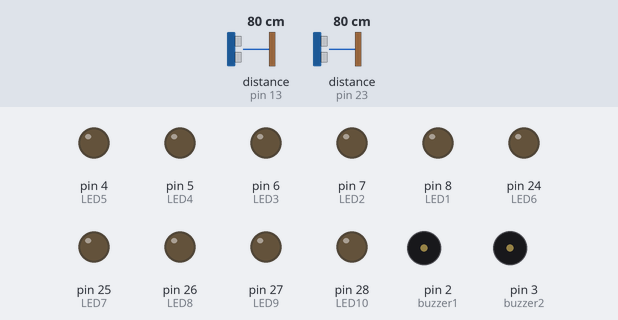
This sketch was run on a simulated Arduino Mega 2560, built with avr-gcc and run on an emulated ATmega2560. Parts: output pins drawn as LEDs (lit = HIGH), buzzer (waves = sounding, pin HIGH). Wiring (inferred from the names in the program): 2 × ultrasonic range finder: trigger pin 12, echo pin 13 / trigger pin 22, echo pin 23. Dashed ring = blinking. Inputs (shaded band) come from the test bench; at power-on: distance to the obstacle (sensors on pin 13, pin 23) 80 cm. The echo pulse lasts 58.3 µs per cm; pins used as bus, display or sensor lines are not drawn.

Above: at 1.2 s.
1.3 s: distance to the obstacle (sensor on pin 13) set to 54 cm
2.8 s: distance to the obstacle (sensor on pin 13) set to 47 cm
At 3.0 s:
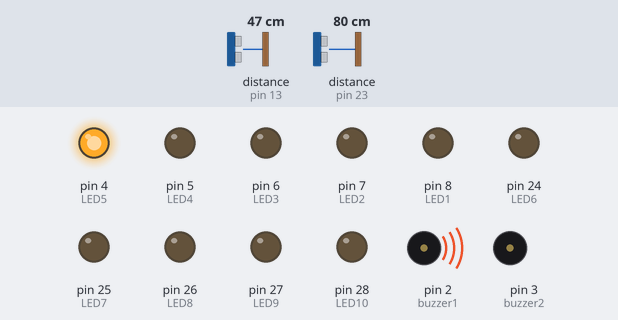
5.8 s: distance to the obstacle (sensor on pin 23) set to 56 cm
8.8 s: distance to the obstacle (sensor on pin 23) set to 45 cm
At 10.27 s:
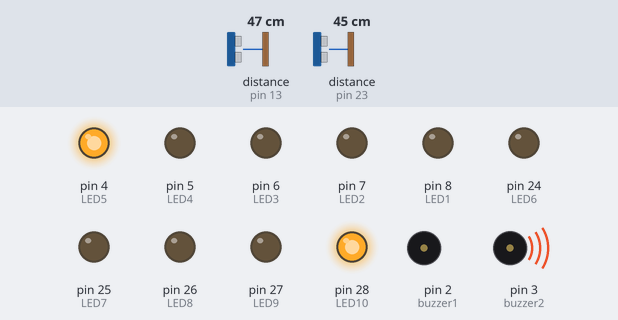
11.8 s: distance to the obstacle (sensor on pin 13) set to 36 cm
At 13.28 s:
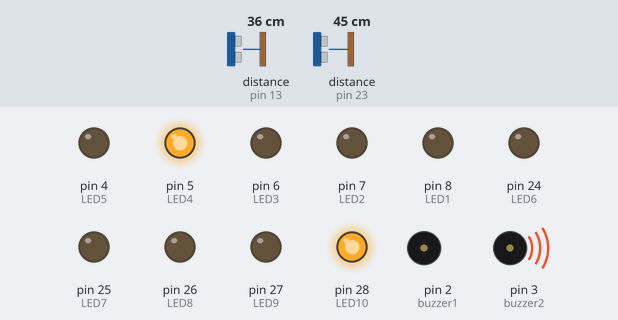
14.8 s: distance to the obstacle (sensor on pin 23) set to 2 cm
At 15.44 s:
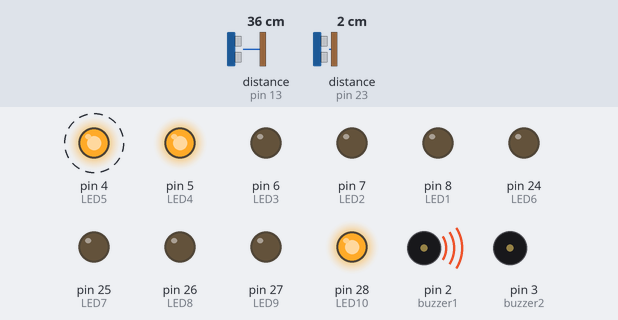
Timing chart, 0 to 18.8 s (numbered marks = the images above; inputs shaded):
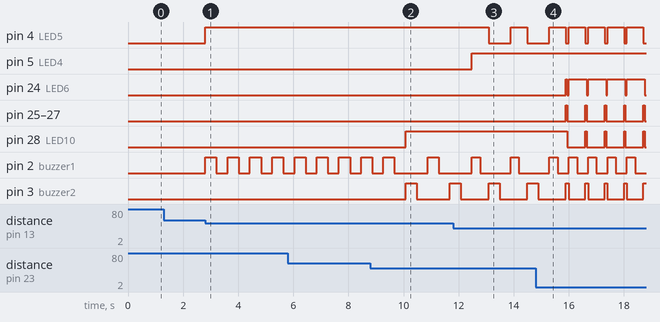

Measured:
- the behaviour switches between 51 and 50 cm on distance to the obstacle (sensor on pin 13) (found by bisection; images 0 and 1)
- the behaviour switches between 51 and 50 cm on distance to the obstacle (sensor on pin 23) (found by bisection; images 1 and 2)
- the behaviour switches between 41 and 40 cm on distance to the obstacle (sensor on pin 13) (found by bisection; images 2 and 3)
- after the input at 1.3 s, every drawn part: stays the same
- after the input at 2.8 s, pin 4 (LED5): LOW → HIGH at once; pin 2 (buzzer1): alternates HIGH for 0.40 s and LOW for 0.41 s, starting at once
- after the input at 8.8 s, pin 28 (LED10): LOW → HIGH after 1.3 s; pin 3 (buzzer2): LOW → HIGH after 1.3 s, → LOW 0.40 s later, → HIGH 1.2 s later
- after the input at 11.8 s, pin 4 (LED5): HIGH → LOW after 1.3 s, → HIGH 0.81 s later, → LOW 0.60 s later; pin 5 (LED4): LOW → HIGH after 0.68 s
- after the input at 14.8 s, pin 4 (LED5): alternates HIGH for 0.60 s and LOW for 0.10 s, starting after 1.2 s; pin 24 (LED6): LOW → HIGH after 1.1 s, then repeats every 0.70 s: LOW 0.05 s, HIGH 0.65 s

The sketch:

project.ino
```cpp
// All the constants are declared here

const int trig = 12; // This is the trigger port for ultrasonic sensor 1
const int echo = 13; // This is the echo port for ultrasonic sensor 1

const int trig2 = 22; // This is the trigger port for ultrasonic sensor 2
const int echo2 = 23; // This is the echo port for ultrasonic sensor 2

const int buzzer1 = 2; // This is the port for buzzer for ultrasonic sensor 1
const int buzzer2 = 3; // This is the port for buzzer for ultrasonic sensor 2

const int LED1 = 8; // This is LED 1 port for ultrasonic sensor 1
const int LED2 = 7; // This is LED 2 port for ultrasonic sensor 1
const int LED3 = 6; // This is LED 3 port for ultrasonic sensor 1
const int LED4 = 5; // This is LED 4 port for ultrasonic sensor 1
const int LED5 = 4; // This is LED 5 port for ultrasonic sensor 1

const int LED6 = 24; // This is LED 1 port for ultrasonic sensor 2
const int LED7 = 25; // This is LED 2 port for ultrasonic sensor 2
const int LED8 = 26; // This is LED 3 port for ultrasonic sensor 2
const int LED9 = 27; // This is LED 4 port for ultrasonic sensor 2
const int LED10 = 28; // This is LED 5 port for ultrasonic sensor 2

int distance = 0; // This is used to store the distance of the object from ultrasonic sensor 1

int distance2 = 0; // This is used to store the distance of the object from ultrasonic sensor 2

void setup() // This method is used to do the initial setup
{
  // The trigger and echo ports are initialized for ultrasonic sensor 1
  pinMode(trig , OUTPUT);
  pinMode(echo , INPUT);

  // The trigger and echo ports are initialized for ultrasonic sensor 2
  pinMode(trig2 , OUTPUT);
  pinMode(echo2 , INPUT);

  pinMode(buzzer1,OUTPUT); // The buzzer for ultrasonic sensor 1 is initialized
  pinMode(buzzer2,OUTPUT); // The buzzer for ultrasonic sensor 2 is initialized

  // The LEDs for ultrasonic sensor 1 is initialized
  pinMode(LED1 , OUTPUT);
  pinMode(LED2 , OUTPUT);
  pinMode(LED3 , OUTPUT);
  pinMode(LED4 , OUTPUT);
  pinMode(LED5 , OUTPUT);

  // The LEDs for ultrasonic sensor 2 is initialized
  pinMode(LED6 , OUTPUT);
  pinMode(LED7 , OUTPUT);
  pinMode(LED8 , OUTPUT);
  pinMode(LED9 , OUTPUT);
  pinMode(LED10 , OUTPUT);

  Serial.begin(9600); // A connection is being setup with the sensors and microcontroller

}

void loop()
{
    // This is used to store the distance of the object from ultrasonic sensor 1
    distance = measure(trig, echo);
    // This is used to store the distance of the object from ultrasonic sensor 2
    distance2 = measure(trig2, echo2);

  // These conditions and codes are for ultrasonic sensor 1
  // This if-else statement is used to generate the alert when a object is closest
  if ( distance <= 10){
    digitalWrite(buzzer1,HIGH); // Buzzer is set active
    // The LEDs are lighted up
    digitalWrite(LED1, HIGH);
    digitalWrite(LED2, HIGH);
    digitalWrite(LED3, HIGH);
    digitalWrite(LED4, HIGH);
    digitalWrite(LED5, HIGH);
    delay(50); // A short delay to show constant LED blinking and generate high beeping frequency
    // The LEDs are turned off
    digitalWrite(LED1, LOW);
    digitalWrite(LED2, LOW);
    digitalWrite(LED3, LOW);
    digitalWrite(LED4, LOW);
    digitalWrite(LED5, LOW);
    delay(50); // A short delay to show constant LED blinking and generate high beeping frequency
    // The LEDs are lighted up
    digitalWrite(LED1, HIGH);
    digitalWrite(LED2, HIGH);
    digitalWrite(LED3, HIGH);
    digitalWrite(LED4, HIGH);
    digitalWrite(LED5, HIGH);
  }
  else
  {
    // The LEDs are turned off
    digitalWrite(LED1, LOW);
    digitalWrite(LED2, LOW);
    digitalWrite(LED3, LOW);
    digitalWrite(LED4, LOW);
    digitalWrite(LED5, LOW);
    digitalWrite(buzzer1,LOW); // Buzzer is turned off
  }

  // This if-else statement is used to generate the alert when a object is a little bit far
  if ( distance <= 20 && distance > 10)
  {
    // The LEDs are lighted up
    digitalWrite(LED2, HIGH);
    digitalWrite(LED3, HIGH);
    digitalWrite(LED4, HIGH);
    digitalWrite(LED5, HIGH);
    digitalWrite(buzzer1,HIGH); // Buzzer is set active
    delay(100); // A delay to get desired beeping frequency
    digitalWrite(buzzer1,LOW); // Buzzer is turned off
    delay(100); // A delay to get desired beeping frequency
  }
  else
  {
    // The LEDs are turned off
    digitalWrite(LED2, LOW);
    digitalWrite(LED3, LOW);
    digitalWrite(LED4, LOW);
    digitalWrite(LED5, LOW);
    digitalWrite(buzzer1,LOW); // Buzzer is turned off
  }

  // This if-else statement is used to generate the alert when a object is a more far
  if ( distance <= 30 && distance > 20)
  {
    // The LEDs are lighted up
    digitalWrite(LED3, HIGH);
    digitalWrite(LED4, HIGH);
    digitalWrite(LED5, HIGH);
    digitalWrite(buzzer1,HIGH); // Buzzer is set active
    delay(200); // A delay to get desired beeping frequency
    digitalWrite(buzzer1,LOW); // Buzzer is turned off
    delay(200); // A delay to get desired beeping frequency
  }
  else
  {
    // The LEDs are turned off
    digitalWrite(LED3, LOW);
    digitalWrite(LED4, LOW);
    digitalWrite(LED5, LOW);
    digitalWrite(buzzer1,LOW); // Buzzer is turned off
  }

  // This if-else statement is used to generate the alert when a object is far
  if ( distance <= 40 && distance > 30)
  {
    // The LEDs are lighted up
    digitalWrite(LED4, HIGH);
    digitalWrite(LED5, HIGH);
    digitalWrite(buzzer1,HIGH); // Buzzer is set active
    delay(300); // A delay to get desired beeping frequency
    digitalWrite(buzzer1,LOW); // Buzzer is turned off
    delay(300); // A delay to get desired beeping frequency
  }
  else
  {
    // The LEDs are turned off
    digitalWrite(LED4, LOW);
    digitalWrite(LED5, LOW);
    digitalWrite(buzzer1,LOW); // Buzzer is turned off
  }

  // This if-else statement is used to generate the alert when a object is farthest
  if ( distance <= 50 && distance > 40)
  {
    // The LED is lighted up
    digitalWrite(LED5, HIGH);
    digitalWrite(buzzer1,HIGH); // Buzzer is set active
    delay(400); // A delay to get desired beeping frequency
    digitalWrite(buzzer1,LOW); // Buzzer is turned off
    delay(400); // A delay to get desired beeping frequency
  }
  else
  {
    // The LED is turned off
    digitalWrite(LED5, LOW);
    digitalWrite(buzzer1,LOW); // Buzzer is turned off
  }

  // These conditions are for ultrasonic sensor 2
  // This if-else statement is used to generate the alert when a object is closest
  if ( distance2 <= 10){
    digitalWrite(buzzer2,HIGH); // Buzzer is set active
    // The LEDs are lighted up
    digitalWrite(LED6, HIGH);
    digitalWrite(LED7, HIGH);
    digitalWrite(LED8, HIGH);
    digitalWrite(LED9, HIGH);
    digitalWrite(LED10, HIGH);
    delay(50); // A short delay to show constant LED blinking and generate high beeping frequency
    // The LEDs are turned off
    digitalWrite(LED6, LOW);
    digitalWrite(LED7, LOW);
    digitalWrite(LED8, LOW);
    digitalWrite(LED9, LOW);
    digitalWrite(LED10, LOW);
    delay(50); // A short delay to show constant LED blinking and generate high beeping frequency
    // The LEDs are lighted up
    digitalWrite(LED6, HIGH);
    digitalWrite(LED7, HIGH);
    digitalWrite(LED8, HIGH);
    digitalWrite(LED9, HIGH);
    digitalWrite(LED10, HIGH);
  }
  else
  {
    // The LEDs are turned off
    digitalWrite(LED6, LOW);
    digitalWrite(LED7, LOW);
    digitalWrite(LED8, LOW);
    digitalWrite(LED9, LOW);
    digitalWrite(LED10, LOW);
    digitalWrite(buzzer2,LOW); // Buzzer is turned off
  }

  // This if-else statement is used to generate the alert when a object is a little bit far
  if ( distance2 <= 20 && distance2 > 10)
  {
    // The LEDs are lighted up
    digitalWrite(LED7, HIGH);
    digitalWrite(LED8, HIGH);
    digitalWrite(LED9, HIGH);
    digitalWrite(LED10, HIGH);
    digitalWrite(buzzer2,HIGH); // Buzzer is set active
    delay(100); // A delay to get desired beeping frequency
    digitalWrite(buzzer2,LOW); // Buzzer is turned off
    delay(100); // A delay to get desired beeping frequency
  }
  else
  {
    // The LEDs are turned off
    digitalWrite(LED7, LOW);
    digitalWrite(LED8, LOW);
    digitalWrite(LED9, LOW);
    digitalWrite(LED10, LOW);
    digitalWrite(buzzer2,LOW); // Buzzer is turned off
  }

  // This if-else statement is used to generate the alert when a object is a more far
  if ( distance2 <= 30 && distance2 > 20)
  {
    // The LEDs are lighted up
    digitalWrite(LED8, HIGH);
    digitalWrite(LED9, HIGH);
    digitalWrite(LED10, HIGH);
    digitalWrite(buzzer2,HIGH); // Buzzer is set active
    delay(200); // A delay to get desired beeping frequency
    digitalWrite(buzzer2,LOW); // Buzzer is turned off
    delay(200); // A delay to get desired beeping frequency
  }
  else
  {
    // The LEDs are turned off
    digitalWrite(LED8, LOW);
    digitalWrite(LED9, LOW);
    digitalWrite(LED10, LOW);
    digitalWrite(buzzer2,LOW); // Buzzer is turned off
  }

  // This if-else statement is used to generate the alert when a object is far
  if ( distance2 <= 40 && distance2 > 30)
  {
    // The LEDs are lighted up
    digitalWrite(LED9, HIGH);
    digitalWrite(LED10, HIGH);
    digitalWrite(buzzer2,HIGH); // Buzzer is set active
    delay(300); // A delay to get desired beeping frequency
    digitalWrite(buzzer2,LOW); // Buzzer is turned off
    delay(300); // A delay to get desired beeping frequency
  }
  else
  {
    // The LEDs are turned off
    digitalWrite(LED9, LOW);
    digitalWrite(LED10, LOW);
    digitalWrite(buzzer2,LOW); // Buzzer is turned off
  }

  // This if-else statement is used to generate the alert when a object is farthest
  if ( distance2 <= 50 && distance2 > 40)
  {
    // The LED is lighted up
    digitalWrite(LED10, HIGH);
    digitalWrite(buzzer2,HIGH); // Buzzer is set active
    delay(400); // A delay to get desired beeping frequency
    digitalWrite(buzzer2,LOW); // Buzzer is turned off
    delay(400); // A delay to get desired beeping frequency
  }
  else
  {
    // The LED is turned off
    digitalWrite(LED10, LOW);
    digitalWrite(buzzer2,LOW); // Buzzer is turned off
  }
  }

  /*
   *  This is a method which calculates the distance of any object from any ultrasonic sensor.
   *  It takes the trigger port and echo port and do some internal calculations to give the distance.
   */
  long measure(int trigger, int echo){

    long dur = 0; // This is used to store the time to travel from ultrasonic sensor to object and back

    // These three lines of codes is used to send a pulse to the object
    digitalWrite(trigger , HIGH);
    delayMicroseconds(2);
    digitalWrite(trigger , LOW);

    // This line receives the pulse back from the object
    dur = pulseIn(echo,HIGH);
    return (dur/2) / 28.5; // This line does some calculation to return the distance of the object

  }
```
